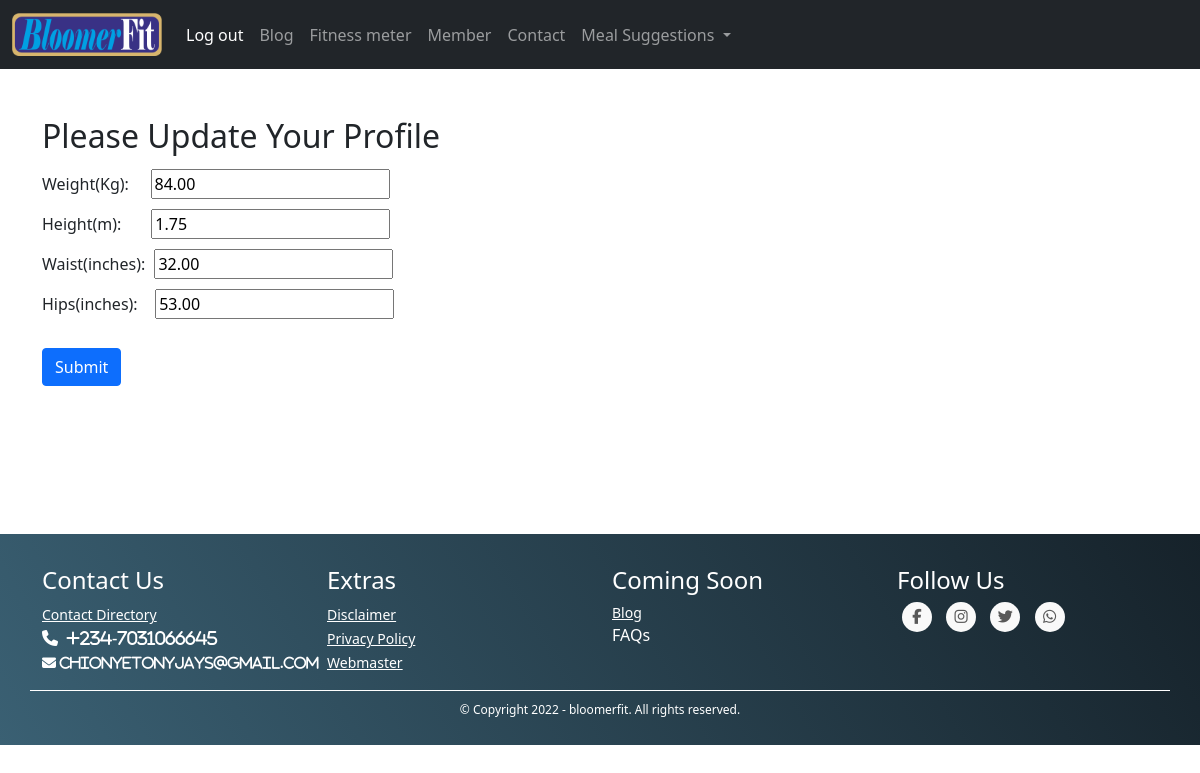
/profile/ (signed in), run on the app's committed database.
### users/models.py (models this page shows, shortened)
class User(AbstractBaseUser, PermissionsMixin):
    email = models.EmailField(_('email address'), unique=True)
    first_name = models.CharField(_('first name'), max_length=30, blank=True)
    last_name = models.CharField(_('last name'), max_length=30, blank=True)
    date_joined = models.DateTimeField(_('date joined'), auto_now_add=True)
    is_active = models.BooleanField(default=True)
    is_staff = models.BooleanField(default=False)
    weight=models.DecimalField(max_digits=5, decimal_places=2, default= 1.10)
    height=models.DecimalField(max_digits=5, decimal_places=2, default= 1.10)
    waist=models.DecimalField(max_digits=5, decimal_places=2, default= 1.10)
    hips=models.DecimalField(max_digits=5, decimal_places=2, default= 1.10)
    GENDER=(
        ('MALE', 'Male'),
        ('FEMALE', 'Female'),
    )
    gender = models.CharField(max_length=6, choices=GENDER, default='Male')
    objects = UserManager()
    USERNAME_FIELD = 'email'
    REQUIRED_FIELDS = []
    class Meta:
        verbose_name = _('user')
        verbose_name_plural = _('users')
    def update_first_login(sender, user, **kwargs):
        if user.last_login is None:
            kwargs['request'].session['first_login'] = True
        update_last_login(sender, user, **kwargs)
    user_logged_in.disconnect(update_last_login)
    user_logged_in.connect(update_first_login)

### users/views.py (the view, shortened to what this page needs)
# urls.py: path('profile/', views.profile, name='profile'),
@login_required
def profile(request):
	u = User.objects.get(email=request.user.email)
	log=StatsLogin()
	form = NewUserChangeForm()
	weight=u.weight
	height=u.height
	waist=u.waist
	hips=u.hips
	return render(request, "users/profile.html", {'form':form, 'weight':weight, 'height':height, 'waist':waist, 'hips':hips })

### users/forms.py
class NewUserChangeForm(UserChangeForm):
    class Meta:
        model = User
        fields = ('weight', 'height','waist', 'hips')
        weight = forms.DecimalField(
            widget=forms.NumberInput(attrs={
                "class": "form-control"
            })
        )
        height = forms.DecimalField(
            widget=forms.NumberInput(attrs={
                "class": "form-control"
            })
        )
        waist = forms.DecimalField(
            widget=forms.NumberInput(attrs={
                "class": "form-control"
            })
        )
        hips = forms.DecimalField(
            widget=forms.NumberInput(attrs={
                "class": "form-control"
            })
        )

### users/templates/users/profile.html (shortened to what this page needs)
{% extends "users/base.html" %}
{% load crispy_forms_tags %}
{% block body %}
<div class="container py-5">
  <h2>Please Update Your Profile</h2>
  <form action="{% url 'users:profile' %}" method="POST">
      <div class="fieldWrapper">
          <label for="{{ form.weight.id_for_label }}">Weight(Kg):</label>&nbsp;&nbsp;&nbsp;
          <input id="weight" type="text" name="weight" value="{{ weight }}">
      </div>
      <div class="fieldWrapper">
          <label for="{{ form.height.id_for_label }}">Height(m):</label>&nbsp;&nbsp;&nbsp;&nbsp;&nbsp;
          <input id="height" type="text" name="height" value="{{ height }}">
      </div>
      <div class="fieldWrapper">
          <label for="{{ form.waist.id_for_label }}">Waist(inches):</label>
          <input id="waist" type="text" name="waist" value="{{ waist }}">
      </div>
      <div class="fieldWrapper">
          <label for="{{ form.hips.id_for_label }}">Hips(inches):</label>&nbsp;&nbsp;
          <input id="hips" type="text" name="hips" value="{{ hips }}">
      </div>
          <br> <button class="btn btn-primary" type="submit">Submit</button>
  </form>
</div>
{% endblock %}

### users/templates/users/profile.html (style rules this page uses)
input { margin: 5px }

### data on the page
User: weight "84.00", height "1.75", waist "32.00", hips "53.00"
